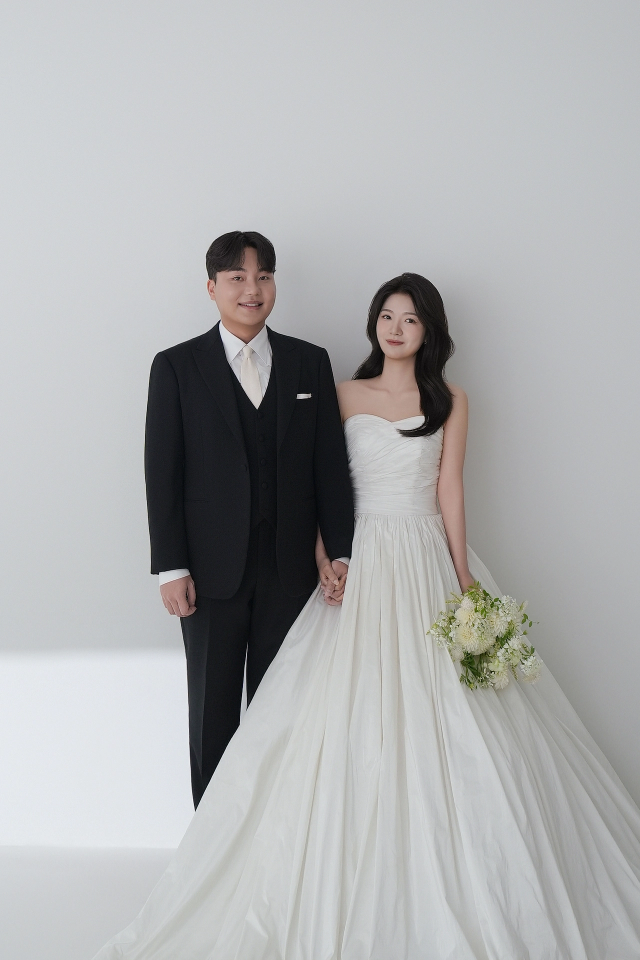
#> input picture assets/photo-01-enhanced.webp, 1280 x 1920 px, given in place of photo-01.webp, which was not available (shown at 1/2 size)
$ python crop-gallery.py
#> lines starting #> are read from the running program, lines starting #| are printed output that depends on the picture
"""Apply approved original-pixel crops; requires Pillow. Originals stay untouched."""
from pathlib import Path
from PIL import Image

root = Path(__file__).resolve().parents[1]
crops = [(1, (176, 292, 890, 1335)), (3, (88, 386, 982, 1473)), (15, (330, 702, 700, 1050))]
for number, (x, y, width, height) in crops:
    source = root / f'assets/photo-{number:02d}.webp'
    target = root / f'assets/photo-{number:02d}-cropped.webp'
    with Image.open(source) as original:
#> original is the input picture: PIL image 1280x1920 RGB; mean R, G, B 173.4, 174.5, 175.4
        assert original.size == (1280, 1920)
        assert width * 3 == height * 2
        assert x >= 0 and y >= 0 and x + width <= original.width and y + height <= original.height
        cropped = original.crop((x, y, x + width, y + height))
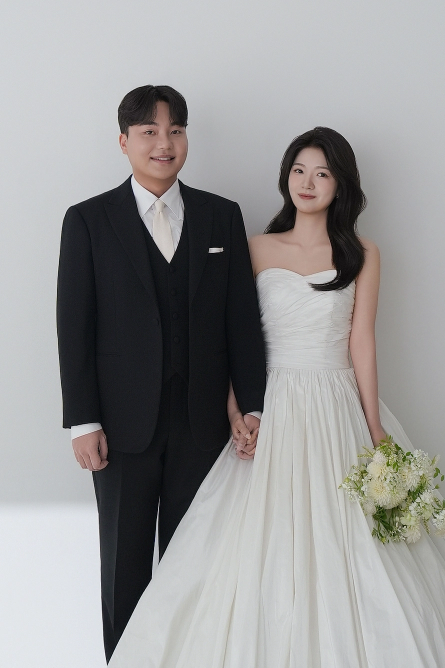
#> cropped: PIL image 890x1335 RGB (shown at 1/2 size); mean R, G, B 151.1, 150.6, 150.6
        resized = cropped.resize((1280, 1920), Image.Resampling.LANCZOS)
        resized.save(target, 'WEBP', quality=95, method=6, **({'icc_profile': original.info['icc_profile']} if original.info.get('icc_profile') else {}))
    with Image.open(target) as result:
        assert result.size == (1280, 1920)
    print(f'{target.name}: {width}x{height} -> 1280x1920')
#> pass 2 of the loop `for number, (x, y, width, height) in crops:`:
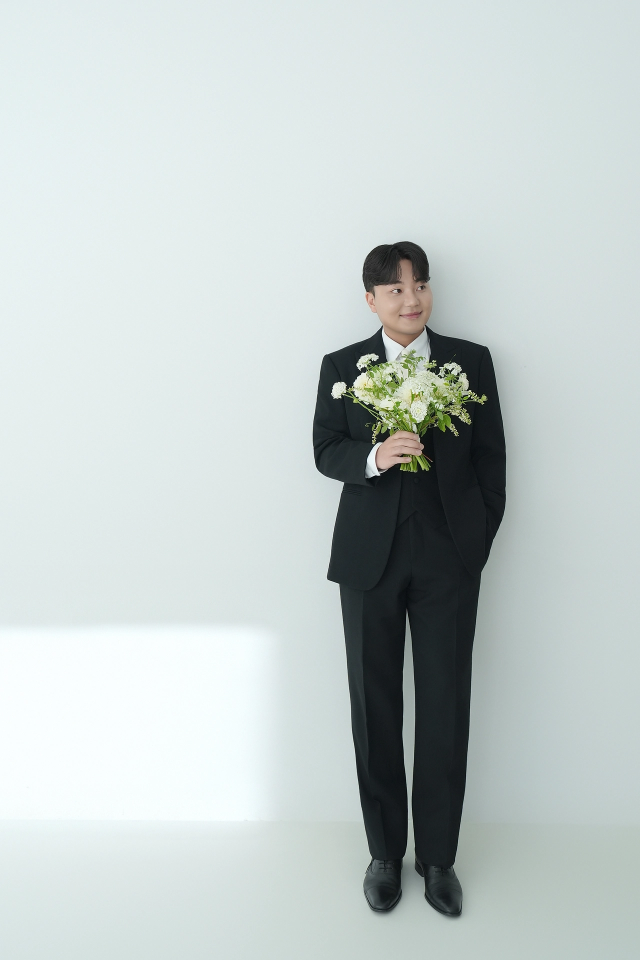
#> input picture assets/photo-03-enhanced.webp, 1280 x 1920 px, given in place of photo-03.webp, which was not available (shown at 1/2 size)
#> original is the input picture: PIL image 1280x1920 RGB; mean R, G, B 194.4, 203.7, 202.5
#> `cropped = original.crop((x, y, x + width, y + height))`:
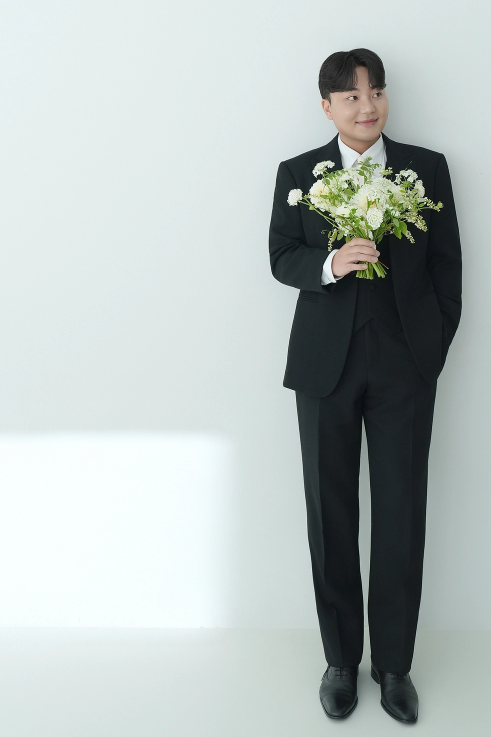
#> cropped: PIL image 982x1473 RGB (shown at 1/2 size); mean R, G, B 180.1, 188.6, 187.1
